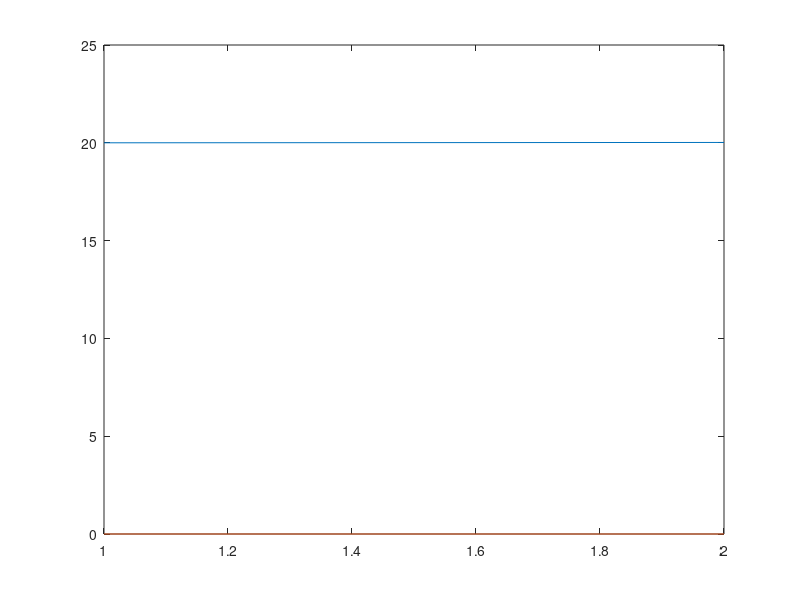

The MATLAB source for this figure:
%
% Initializing values
%
f = 2*10^(-3);
S0 = 20000;
C0 = 20;
B = 360/(S0+C0)
T = 200
% ---------------------------------------------------------------------------- %
%%
S = zeros(1, T);
C = zeros(1, T);
S(1) = S0;
S(1) = C0;
%%
% ---------------------------------------------------------------------------- %
%%
for t=1:T-1
    C(t+1) = f*S(t)*C(t);
    S(t+1) = S(t) - C(t+1) + B;
    if C(t+1) < 1 || S(t+1) > 10*50
        break
    end
end
%%
clf % analog: plt.clf()
plot(S(1:t+1));
hold on;
plot(C(1:t+1));
